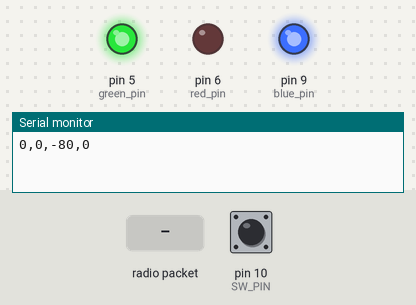
The sketch below on a simulated Arduino Uno, built with avr-gcc and run on an emulated ATmega328P. On the bench: output pins drawn as LEDs (lit = HIGH), the last lines printed to the serial monitor. Inputs (shaded band) come from the test bench; at power-on: pin 10 (SW_PIN) HIGH. No radio packets arrive unless stated.

Above: at 1.2 s.
1.3 s: radio packet "1" arrives
At 1.7 s:
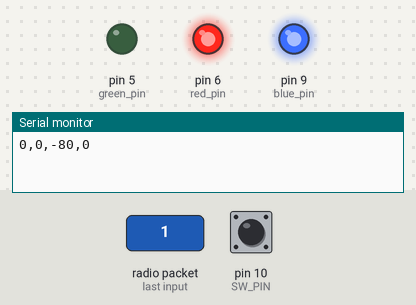
At 4.93 s:
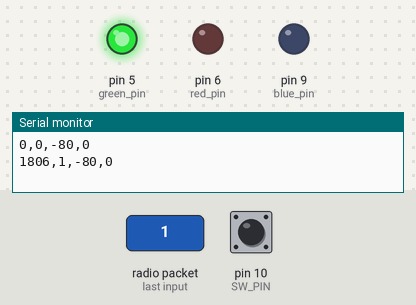
Timing chart, 0 to 17.0 s (numbered marks = the images above; inputs shaded):
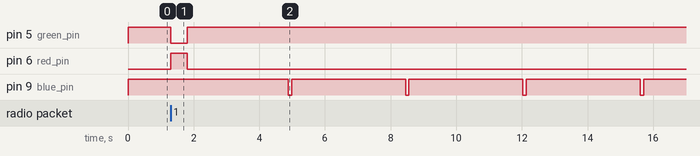

Measured:
- after the input at 1.3 s, pin 5 (green_pin): HIGH → LOW at once, → HIGH 0.50 s later; pin 6 (red_pin): LOW → HIGH at once, → LOW 0.50 s later
- by itself, pin 9 (blue_pin): alternates HIGH for 3.5 s and LOW for 0.10 s

The sketch:

rf95_client2.ino
```cpp
// rf95_client.pde
// -*- mode: C++ -*-
// Example sketch showing how to create a simple messageing client
// with the RH_RF95 class. RH_RF95 class does not provide for addressing or
// reliability, so you should only use RH_RF95 if you do not need the higher
// level messaging abilities.
// It is designed to work with the other example rf95_server
// Tested with Anarduino MiniWirelessLoRa, Rocket Scream Mini Ultra Pro with
// the RFM95W, Adafruit Feather M0 with RFM95

// JR: set up to send data to python data logging program.
// format:
//
// millis, seq_number, rssi, marker_number

#include <SPI.h>
#include <RH_RF95.h>

// Singleton instance of the radio driver
RH_RF95 rf95( 4, 3 ) ;
//RH_RF95 rf95(5, 2); // Rocket Scream Mini Ultra Pro with the RFM95W
//RH_RF95 rf95(8, 3); // Adafruit Feather M0 with RFM95

// Need this on Arduino Zero with SerialUSB port (eg RocketScream Mini Ultra Pro)
//#define Serial SerialUSB

#define SW_PIN 10
uint8_t  red_pin = 6 ;
uint8_t  blue_pin = 9 ;
uint8_t  green_pin = 5 ;

void setup()
{
  // Rocket Scream Mini Ultra Pro with the RFM95W only:
  // Ensure serial flash is not interfering with radio communication on SPI bus
//  pinMode(4, OUTPUT);
//  digitalWrite(4, HIGH);

  pinMode ( SW_PIN, INPUT_PULLUP ) ;

  // set up led indicator
  pinMode(red_pin, OUTPUT);
  pinMode(blue_pin, OUTPUT ) ;
  pinMode(green_pin, OUTPUT ) ;

  digitalWrite( red_pin, LOW ) ;
  digitalWrite( blue_pin, HIGH ) ;
  digitalWrite( green_pin, HIGH ) ;

  Serial.begin(9600);
  while (!Serial) ; // Wait for serial port to be available
  if (!rf95.init())
  {
    Serial.println("init failed");
    Serial.println("init failed");
    digitalWrite( red_pin, HIGH ) ;
    digitalWrite( blue_pin, LOW ) ;
  }

  // Defaults after init are 434.0MHz, 13dBm, Bw = 125 kHz, Cr = 4/5, Sf = 128chips/symbol, CRC on
  // JR -- hard-coded 915 Mhz in the code.
  // The default transmitter power is 13dBm, using PA_BOOST.
  // If you are using RFM95/96/97/98 modules which uses the PA_BOOST transmitter pin, then
  // you can set transmitter powers from 5 to 23 dBm:
  rf95.setTxPower(23, false);
}

void sendMsg ( char* msg )
{

  digitalWrite( red_pin, LOW ) ;
  digitalWrite( green_pin, HIGH ) ;

  // Send a message to rf95_server
  rf95.send((uint8_t*) msg, strlen ( msg ) );

  rf95.waitPacketSent();
  // Now wait for a reply
  uint8_t buf[RH_RF95_MAX_MESSAGE_LEN];
  uint8_t len = sizeof(buf);

  if (rf95.waitAvailableTimeout(3000))
  {
    // Should be a reply message for us now
    if (rf95.recv(buf, &len))
   {
      digitalWrite( red_pin, HIGH ) ;
      digitalWrite( green_pin, LOW ) ;
      delay ( 100 ) ;
      //Serial.print("got reply: ");
      //Serial.println((char*)buf);
      //Serial.print("RSSI: ");
      //Serial.println(rf95.lastRssi(), DEC);
    }
    else
    {
      //Serial.println("recv failed");
      digitalWrite ( green_pin, HIGH ) ;
      digitalWrite ( blue_pin, LOW ) ;
      delay ( 500 ) ;
      digitalWrite( blue_pin, HIGH ) ;
    }
  }
  else
  {
    digitalWrite( green_pin, HIGH ) ;
    digitalWrite ( blue_pin, LOW ) ;
    delay (100 ) ;
    digitalWrite( blue_pin, HIGH ) ;
    //Serial.println("No reply, is rf95_server running?");
  }
}

void loop()
{
  static int seq = 0 ;
  static int markerSeq = 0 ;
  uint8_t* buf_ptr = 0 ;
  uint8_t data[50] = { 0 } ;
  uint32_t timeStamp = millis ( ) ;

  // Point to beginning of data buffer
  buf_ptr = data ;
  digitalWrite( red_pin, LOW ) ;

  // Convert the timestamp to ASCII
  ltoa ( timeStamp, buf_ptr, 10 ) ;

  // Bump past timeStamp
  buf_ptr += strlen ( buf_ptr ) ;
  //buf_ptr ++ ;

  Serial.print( timeStamp ) ;
  Serial.print( "," ) ;
  Serial.print ( seq ) ;
  Serial.print( "," ) ;
  Serial.print( rf95.lastRssi() ) ;
  Serial.print( "," ) ;
  Serial.println ( markerSeq ) ;

  // comma seperate
  *buf_ptr = ',' ;
  buf_ptr ++ ;

  // convert and append seq num
  itoa( seq, buf_ptr, 10 ) ;
  buf_ptr = data ;
  buf_ptr += strlen ( data ) ;
  *buf_ptr = ',' ;
  buf_ptr ++ ;

  // convert and append client rssi
  itoa ( rf95.lastRssi(), buf_ptr, 10 ) ;

  // Heartbeat sequence number
  digitalWrite( red_pin, HIGH ) ;

  //Serial.print ( "buf=" ) ;
  //buf_ptr = data ;
  //Serial.println ( ( char* ) &data[0] ) ;

  sendMsg ( data ) ;
  seq ++ ;

  // Send a marker number
  if ( digitalRead ( SW_PIN ) == LOW )
  {
    // flash purple for button press
    digitalWrite ( red_pin, LOW ) ;
    digitalWrite ( blue_pin, LOW ) ;

    delay ( 100 ) ;  // debounce
    data[0] = 'M' ;
    data[1] = ' ' ;
    itoa ( markerSeq, &data[2], 10 ) ;
    //Serial.print ( "sending marker " ) ;
    //Serial.println ( markerSeq ) ;
    sendMsg( data ) ;
    markerSeq ++ ;
    digitalWrite( blue_pin, HIGH ) ;
  }

  delay(400);
}
```
